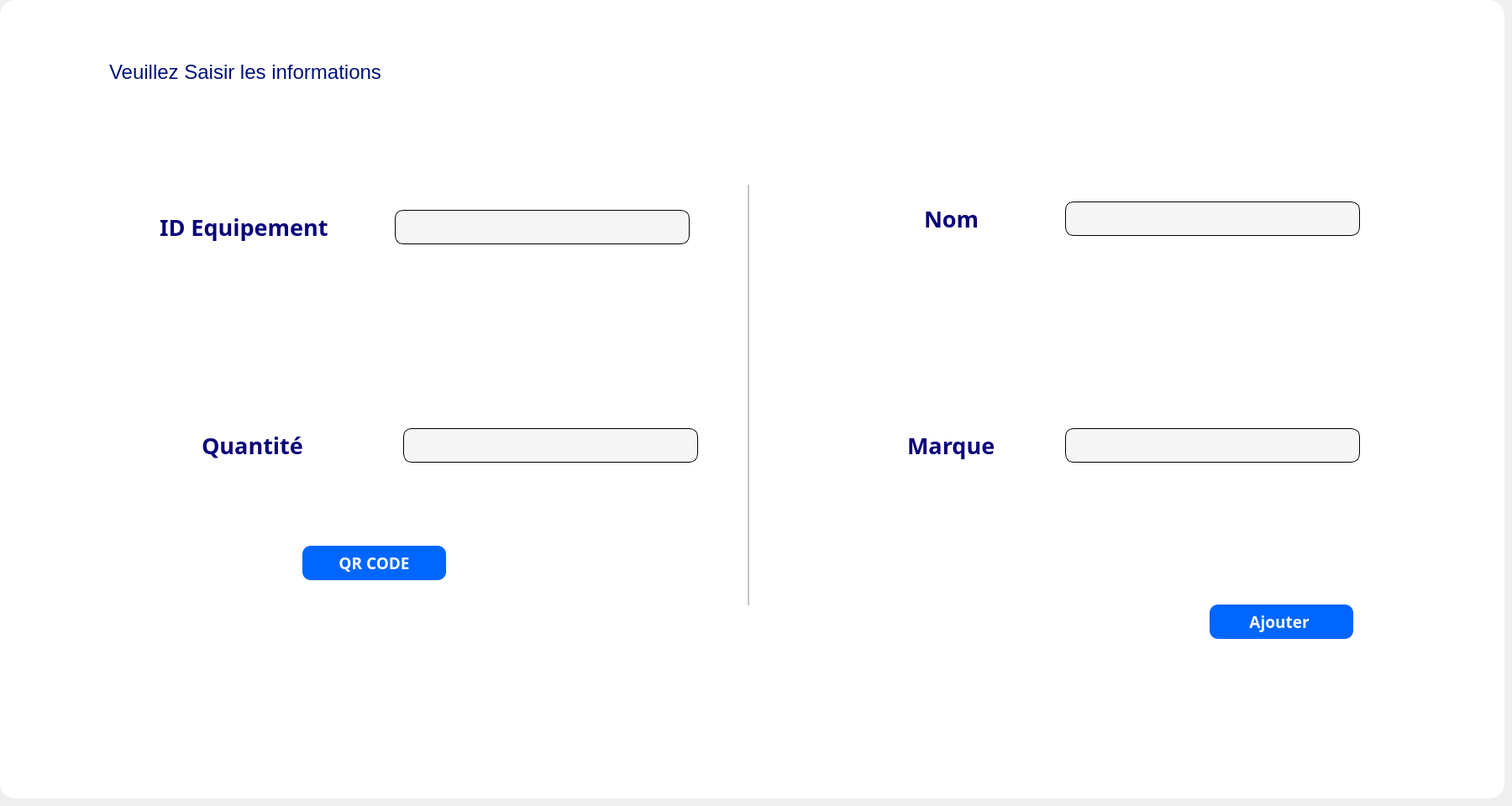
      <widget class="QWidget" name="tab_ajouter_4">
       <attribute name="icon">
        <iconset resource="D:/volve/untitled22/res.qrc">
         <normaloff>:/icon/icons/icons8-add-new-100.png</normaloff>:/icon/icons/icons8-add-new-100.png</iconset>
       </attribute>
       <attribute name="title">
        <string>Ajouter</string>
       </attribute>
       <widget class="QFrame" name="frame_18">
        <property name="geometry">
         <rect>
          <x>0</x>
          <y>0</y>
          <width>1791</width>
          <height>951</height>
         </rect>
        </property>
        <property name="styleSheet">
         <string notr="true">border-radius:18px;
background:white;
</string>
        </property>
        <property name="frameShape">
         <enum>QFrame::StyledPanel</enum>
        </property>
        <property name="frameShadow">
         <enum>QFrame::Raised</enum>
        </property>
        <widget class="QLabel" name="label_vs_10">
         <property name="geometry">
          <rect>
           <x>130</x>
           <y>70</y>
           <width>501</width>
           <height>31</height>
          </rect>
         </property>
         <property name="font">
          <font>
           <pointsize>18</pointsize>
          </font>
         </property>
         <property name="styleSheet">
          <string notr="true">color: r;
color: rgb(0, 18, 122);</string>
         </property>
         <property name="text">
          <string>Veuillez Saisir les informations</string>
         </property>
        </widget>
        <widget class="QLineEdit" name="le_marque_2e">
         <property name="geometry">
          <rect>
           <x>1268</x>
           <y>510</y>
           <width>351</width>
           <height>41</height>
          </rect>
         </property>
         <property name="styleSheet">
          <string notr="true">border-radius: 10px;
background: #F5F5F5;
border: 1px solid #000000;
padding-bottom:7px;</string>
         </property>
        </widget>
        <widget class="QLabel" name="lab_id">
         <property name="geometry">
          <rect>
           <x>190</x>
           <y>240</y>
           <width>231</width>
           <height>61</height>
          </rect>
         </property>
         <property name="font">
          <font>
           <family>Yu Gothic UI Semibold</family>
           <pointsize>20</pointsize>
           <weight>75</weight>
           <bold>true</bold>
          </font>
         </property>
         <property name="styleSheet">
          <string notr="true">color: rgb(10, 0, 122);</string>
         </property>
         <property name="text">
          <string>ID Equipement</string>
         </property>
        </widget>
        <widget class="QLabel" name="lab_mdb_7">
         <property name="geometry">
          <rect>
           <x>1080</x>
           <y>500</y>
           <width>141</width>
           <height>61</height>
          </rect>
         </property>
         <property name="font">
          <font>
           <family>Yu Gothic UI Semibold</family>
           <pointsize>20</pointsize>
           <weight>75</weight>
           <bold>true</bold>
          </font>
         </property>
         <property name="styleSheet">
          <string notr="true">color: rgb(10, 0, 122);</string>
         </property>
         <property name="text">
          <string>Marque</string>
         </property>
        </widget>
        <widget class="QPushButton" name="pb_ajouter_equi">
         <property name="geometry">
          <rect>
           <x>1440</x>
           <y>720</y>
           <width>171</width>
           <height>41</height>
          </rect>
         </property>
         <property name="font">
          <font>
           <family>Yu Gothic UI Semibold</family>
           <pointsize>14</pointsize>
           <weight>75</weight>
           <bold>true</bold>
          </font>
         </property>
         <property name="styleSheet">
          <string notr="true">QPushButton {
background:rgb(0, 102, 255);
color:white;
border-radius: 10px;
}

QPushButton::hover
{
background:rgb(0, 51, 162);
color:white;
border-radius: 10px;

}</string>
         </property>
         <property name="text">
          <string>Ajouter </string>
         </property>
         <property name="icon">
          <iconset>
           <normaloff>D:/EVOLVE/Evolve/icons/icons8-add-48.png</normaloff>D:/EVOLVE/Evolve/icons/icons8-add-48.png</iconset>
         </property>
         <property name="iconSize">
          <size>
           <width>32</width>
           <height>32</height>
          </size>
         </property>
        </widget>
        <widget class="QPushButton" name="pb_QRCODE_equi">
         <property name="geometry">
          <rect>
           <x>360</x>
           <y>650</y>
           <width>171</width>
           <height>41</height>
          </rect>
         </property>
         <property name="font">
          <font>
           <family>Yu Gothic UI Semibold</family>
           <pointsize>14</pointsize>
           <weight>75</weight>
           <bold>true</bold>
          </font>
         </property>
         <property name="styleSheet">
          <string notr="true">QPushButton {
background:rgb(0, 102, 255);
color:white;
border-radius: 10px;
}

QPushButton::hover
{
background:rgb(0, 51, 162);
color:white;
border-radius: 10px;

}</string>
         </property>
         <property name="text">
          <string>QR CODE</string>
         </property>
        </widget>
        <widget class="QLabel" name="lab_role_7">
         <property name="geometry">
          <rect>
           <x>240</x>
           <y>510</y>
           <width>181</width>
           <height>41</height>
          </rect>
         </property>
         <property name="font">
          <font>
           <family>Yu Gothic UI Semibold</family>
           <pointsize>20</pointsize>
           <weight>75</weight>
           <bold>true</bold>
          </font>
         </property>
         <property name="styleSheet">
          <string notr="true">color: rgb(10, 0, 122);</string>
         </property>
         <property name="text">
          <string>Quantité</string>
         </property>
        </widget>
        <widget class="QLabel" name="lab_dn_7">
         <property name="geometry">
          <rect>
           <x>1100</x>
           <y>230</y>
           <width>121</width>
           <height>61</height>
          </rect>
         </property>
         <property name="font">
          <font>
           <family>Yu Gothic UI Semibold</family>
           <pointsize>20</pointsize>
           <weight>75</weight>
           <bold>true</bold>
          </font>
         </property>
         <property name="styleSheet">
          <string notr="true">color: rgb(10, 0, 122);</string>
         </property>
         <property name="text">
          <string>Nom</string>
         </property>
        </widget>
        <widget class="Line" name="line_10">
         <property name="geometry">
          <rect>
           <x>890</x>
           <y>220</y>
           <width>2</width>
           <height>501</height>
          </rect>
         </property>
         <property name="font">
          <font>
           <pointsize>2</pointsize>
          </font>
         </property>
         <property name="styleSheet">
          <string notr="true">background:rgb(197, 197, 197);</string>
         </property>
         <property name="orientation">
          <enum>Qt::Vertical</enum>
         </property>
        </widget>
        <widget class="QLineEdit" name="le_nom_2e">
         <property name="geometry">
          <rect>
           <x>1268</x>
           <y>240</y>
           <width>351</width>
           <height>41</height>
          </rect>
         </property>
         <property name="styleSheet">
          <string notr="true">border-radius: 10px;
background: #F5F5F5;
border: 1px solid #000000;
padding-bottom:7px;</string>
         </property>
        </widget>
        <widget class="QLineEdit" name="le_quantite_2e">
         <property name="geometry">
          <rect>
           <x>480</x>
           <y>510</y>
           <width>351</width>
           <height>41</height>
          </rect>
         </property>
         <property name="styleSheet">
          <string notr="true">border-radius: 10px;
background: #F5F5F5;
border: 1px solid #000000;
padding-bottom:7px;</string>
         </property>
        </widget>
        <widget class="QLineEdit" name="le_id_2e">
         <property name="geometry">
          <rect>
           <x>470</x>
           <y>250</y>
           <width>351</width>
           <height>41</height>
          </rect>
         </property>
         <property name="styleSheet">
          <string notr="true">border-radius: 10px;
background: #F5F5F5;
border: 1px solid #000000;
padding-bottom:7px;</string>
         </property>
        </widget>
       </widget>
      </widget>
